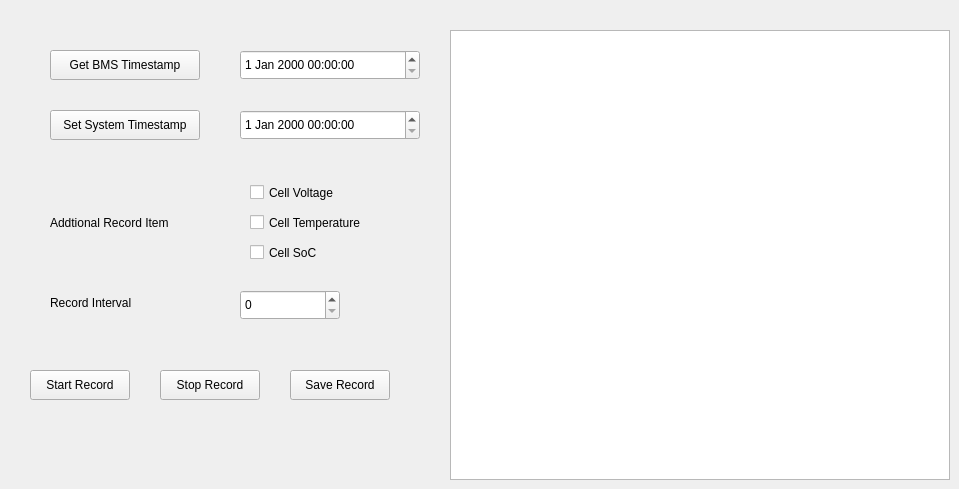
      <widget class="QWidget" name="page_store">
       <widget class="QPushButton" name="btnReadBmsTimestamp">
        <property name="geometry">
         <rect>
          <x>50</x>
          <y>50</y>
          <width>150</width>
          <height>30</height>
         </rect>
        </property>
        <property name="sizePolicy">
         <sizepolicy hsizetype="Preferred" vsizetype="Preferred">
          <horstretch>0</horstretch>
          <verstretch>0</verstretch>
         </sizepolicy>
        </property>
        <property name="text">
         <string>Get BMS Timestamp</string>
        </property>
       </widget>
       <widget class="QPushButton" name="btnWriteBmsTimestamp">
        <property name="geometry">
         <rect>
          <x>50</x>
          <y>110</y>
          <width>150</width>
          <height>30</height>
         </rect>
        </property>
        <property name="sizePolicy">
         <sizepolicy hsizetype="Preferred" vsizetype="Preferred">
          <horstretch>0</horstretch>
          <verstretch>0</verstretch>
         </sizepolicy>
        </property>
        <property name="text">
         <string>Set System Timestamp</string>
        </property>
       </widget>
       <widget class="QDateTimeEdit" name="dtBmsTimestamp">
        <property name="geometry">
         <rect>
          <x>240</x>
          <y>50</y>
          <width>180</width>
          <height>30</height>
         </rect>
        </property>
        <property name="sizePolicy">
         <sizepolicy hsizetype="Preferred" vsizetype="Preferred">
          <horstretch>0</horstretch>
          <verstretch>0</verstretch>
         </sizepolicy>
        </property>
       </widget>
       <widget class="QDateTimeEdit" name="dtSystemTimestamp">
        <property name="geometry">
         <rect>
          <x>240</x>
          <y>110</y>
          <width>180</width>
          <height>30</height>
         </rect>
        </property>
        <property name="sizePolicy">
         <sizepolicy hsizetype="Preferred" vsizetype="Preferred">
          <horstretch>0</horstretch>
          <verstretch>0</verstretch>
         </sizepolicy>
        </property>
       </widget>
       <widget class="QPushButton" name="btnStartRecord">
        <property name="geometry">
         <rect>
          <x>30</x>
          <y>370</y>
          <width>100</width>
          <height>30</height>
         </rect>
        </property>
        <property name="sizePolicy">
         <sizepolicy hsizetype="Preferred" vsizetype="Preferred">
          <horstretch>0</horstretch>
          <verstretch>0</verstretch>
         </sizepolicy>
        </property>
        <property name="text">
         <string>Start Record</string>
        </property>
       </widget>
       <widget class="QPushButton" name="btnStopRecord">
        <property name="geometry">
         <rect>
          <x>160</x>
          <y>370</y>
          <width>100</width>
          <height>30</height>
         </rect>
        </property>
        <property name="sizePolicy">
         <sizepolicy hsizetype="Preferred" vsizetype="Preferred">
          <horstretch>0</horstretch>
          <verstretch>0</verstretch>
         </sizepolicy>
        </property>
        <property name="text">
         <string>Stop Record</string>
        </property>
       </widget>
       <widget class="QPushButton" name="btnSaveRecord">
        <property name="geometry">
         <rect>
          <x>290</x>
          <y>370</y>
          <width>100</width>
          <height>30</height>
         </rect>
        </property>
        <property name="sizePolicy">
         <sizepolicy hsizetype="Preferred" vsizetype="Preferred">
          <horstretch>0</horstretch>
          <verstretch>0</verstretch>
         </sizepolicy>
        </property>
        <property name="text">
         <string>Save Record</string>
        </property>
       </widget>
       <widget class="QPlainTextEdit" name="plainTextEditStore">
        <property name="geometry">
         <rect>
          <x>450</x>
          <y>30</y>
          <width>500</width>
          <height>450</height>
         </rect>
        </property>
       </widget>
       <widget class="QSpinBox" name="spbTimeInterval">
        <property name="geometry">
         <rect>
          <x>240</x>
          <y>290</y>
          <width>100</width>
          <height>30</height>
         </rect>
        </property>
        <property name="sizePolicy">
         <sizepolicy hsizetype="Preferred" vsizetype="Preferred">
          <horstretch>0</horstretch>
          <verstretch>0</verstretch>
         </sizepolicy>
        </property>
        <property name="maximum">
         <number>999999</number>
        </property>
       </widget>
       <widget class="QLabel" name="label_3">
        <property name="geometry">
         <rect>
          <x>50</x>
          <y>210</y>
          <width>150</width>
          <height>25</height>
         </rect>
        </property>
        <property name="text">
         <string>Addtional Record Item</string>
        </property>
       </widget>
       <widget class="QLabel" name="label_29">
        <property name="geometry">
         <rect>
          <x>50</x>
          <y>290</y>
          <width>120</width>
          <height>25</height>
         </rect>
        </property>
        <property name="text">
         <string>Record Interval</string>
        </property>
       </widget>
       <widget class="QCheckBox" name="checkBoxVoltage">
        <property name="geometry">
         <rect>
          <x>250</x>
          <y>180</y>
          <width>120</width>
          <height>25</height>
         </rect>
        </property>
        <property name="text">
         <string>Cell Voltage</string>
        </property>
       </widget>
       <widget class="QCheckBox" name="checkBoxSoC">
        <property name="geometry">
         <rect>
          <x>250</x>
          <y>240</y>
          <width>120</width>
          <height>25</height>
         </rect>
        </property>
        <property name="text">
         <string>Cell SoC</string>
        </property>
       </widget>
       <widget class="QCheckBox" name="checkBoxTemperature">
        <property name="geometry">
         <rect>
          <x>250</x>
          <y>210</y>
          <width>120</width>
          <height>25</height>
         </rect>
        </property>
        <property name="text">
         <string>Cell Temperature</string>
        </property>
       </widget>
      </widget>
